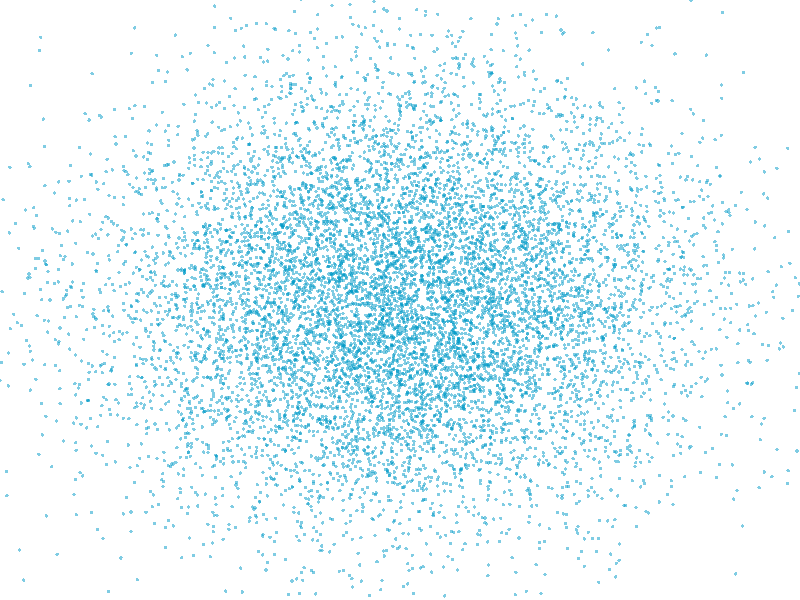
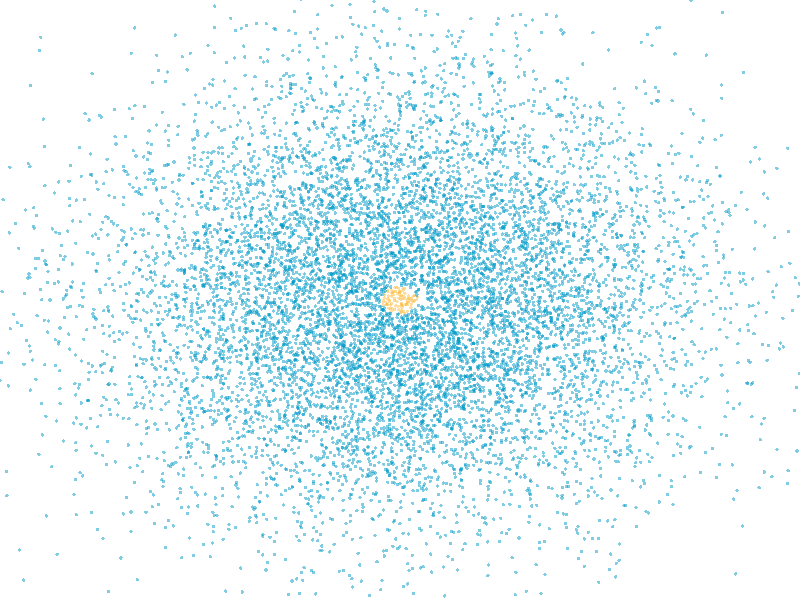
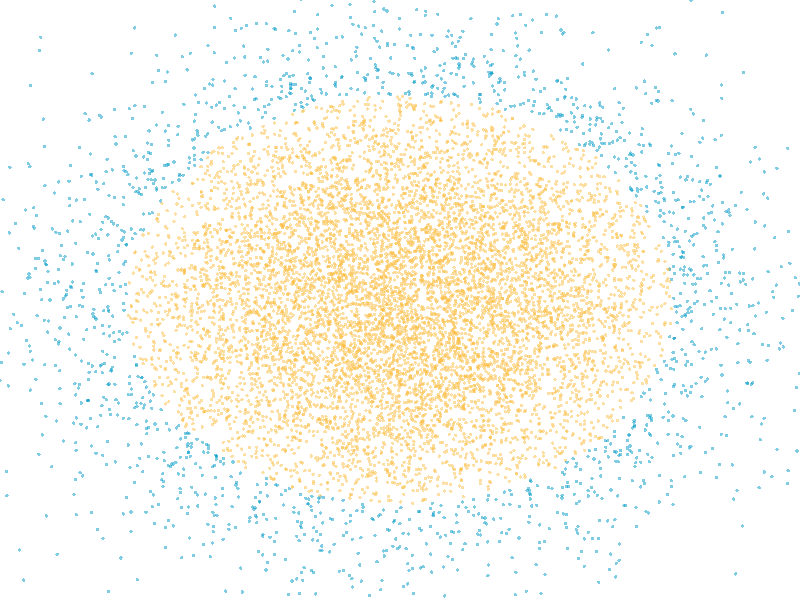
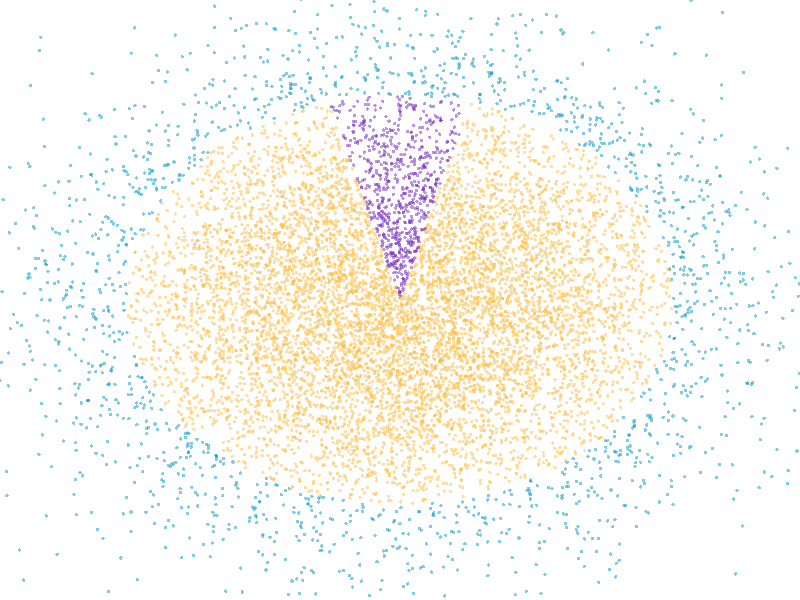
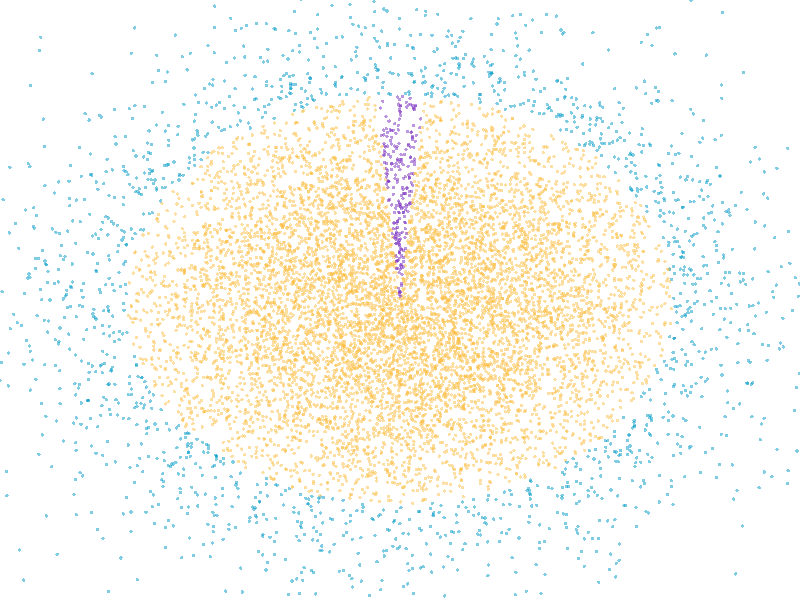
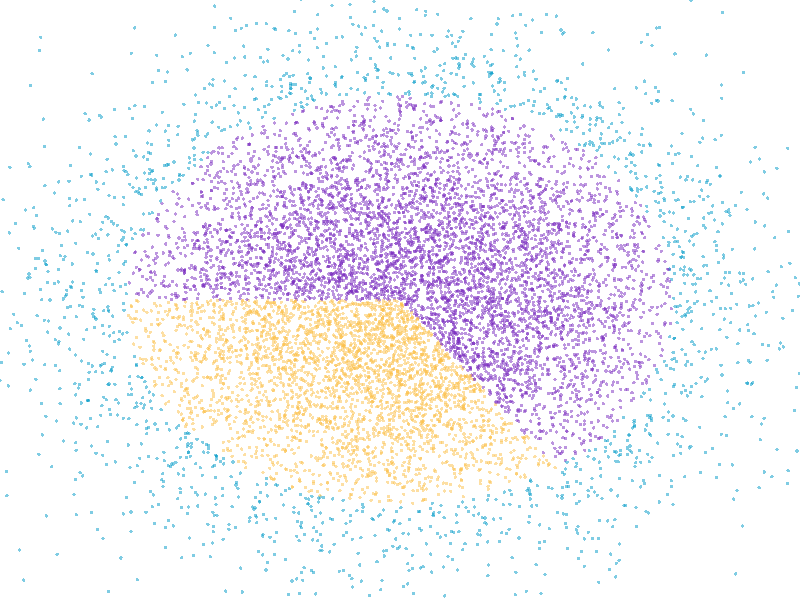
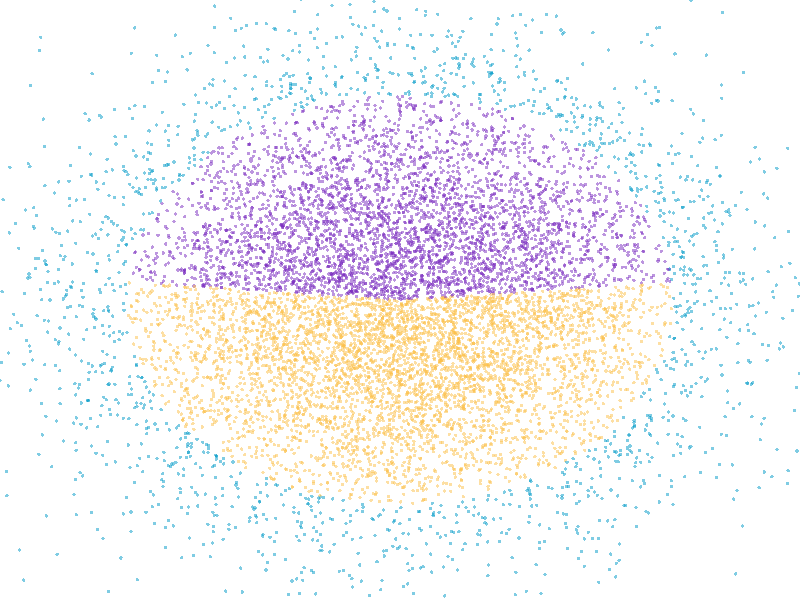
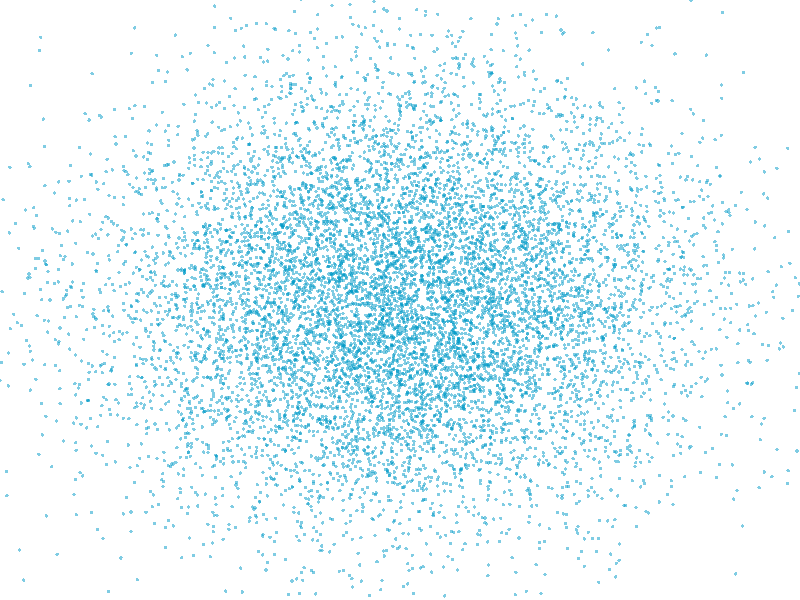

R code for these plots, in order:

library(tidyverse)
library(scales)
library(here)

rand_points <- function(n, mean_x, mean_y, sd_x, group_x) {
  out <- 
    tibble(
      x = rnorm(n, mean = mean_x, sd = sd_x),
      y = rnorm(n, mean = mean_y, sd = sd_x),
      group = rep(group_x, n) %>% as.factor
    )
  
  return(out)
}

dat <- rand_points(10000, 0, 0, .8, 1)

# Define center and radius of the circle
center_x <- 0
center_y <- 0
radius <- 0.1

# Create a new variable for whether each point is within the circle
dat <- dat %>%
  mutate(within_circle = ifelse((x - center_x)^2 + (y - center_y)^2 <= radius^2, "Within circle", "Outside circle"))





# Plot
ggplot(dat, aes(x,y)) +
  geom_point(size = 0.8, alpha = 0.5, pch = 16, colour = "#009AC7") + 
  theme_void() + 
  coord_cartesian(xlim = c(-2,2), ylim = c(-2,2)) +
  theme(
    legend.position = "none"
  )

ggsave(filename = "scatterPlot0.png", path = here("media", "figures"), height = 6, width = 6)


# Plot
ggplot(dat, aes(x,y, colour = within_circle)) +
  geom_point(size = 0.8, alpha = 0.5, pch = 16) + 
  scale_colour_manual(values = c("#009AC7", "#fcbf49")) +
  theme_void() + 
  coord_cartesian(xlim = c(-2,2), ylim = c(-2,2)) +
  theme(
    legend.position = "none"
  )

ggsave(filename = "scatterPlot1.png", path = here("media", "figures"), height = 6, width = 6)



# second version ----------------------------------------------------------

radius <- 1.5

# Create a new variable for whether each point is within the circle
dat <- dat %>%
  mutate(within_circle = ifelse((x - center_x)^2 + (y - center_y)^2 <= radius^2, "Within circle", "Outside circle"))

# Plot
ggplot(dat, aes(x,y, colour = within_circle)) +
  geom_point(size = 0.8, alpha = 0.5, pch = 16) + 
  scale_colour_manual(values = c("#009AC7", "#fcbf49")) +
  theme_void() + 
  coord_cartesian(xlim = c(-2,2), ylim = c(-2,2)) +
  theme(
    legend.position = "none"
  )

ggsave(filename = "scatterPlot2.png", path = here("media", "figures"), height = 6, width = 6)






# testing -----------------------------------------------------------------



radius <- 1.5


# Define start and end angle of the wedge in degrees
start_angle <- 75
end_angle <- 105

# Create a new variable for whether each point is within the circle
dat <- dat %>%
  mutate(within_circle = ifelse((x - center_x)^2 + (y - center_y)^2 <= radius^2, "Within circle", "Outside circle"))

# Create a new variable for whether each point is within the wedge
dat <- dat %>%
  mutate(angle = atan2(y - center_y, x - center_x) * (180 / pi),
         within_wedge = ifelse(within_circle == "Within circle" & angle >= start_angle & angle <= end_angle, 
                               "Within wedge", 
                               "Outside wedge"))

ggplot(dat, aes(x,y, colour = interaction(within_circle, within_wedge))) +
  geom_point(size = 0.8, alpha = 0.5, pch = 16) + 
  scale_colour_manual(values = c("#009AC7", "#fcbf49", "#7b2cbf")) +
  theme_void() + 
  coord_cartesian(xlim = c(-2,2), ylim = c(-2,2)) +
  theme(
    legend.position = "none"
  )

ggsave(filename = "scatterPlot3.png", path = here("media", "figures"), height = 6, width = 6)


# Define start and end angle of the wedge in degrees
start_angle <- 85
end_angle <- 95

# Create a new variable for whether each point is within the circle
dat <- dat %>%
  mutate(within_circle = ifelse((x - center_x)^2 + (y - center_y)^2 <= radius^2, "Within circle", "Outside circle"))

# Create a new variable for whether each point is within the wedge
dat <- dat %>%
  mutate(angle = atan2(y - center_y, x - center_x) * (180 / pi),
         within_wedge = ifelse(within_circle == "Within circle" & angle >= start_angle & angle <= end_angle, 
                               "Within wedge", 
                               "Outside wedge"))

ggplot(dat, aes(x,y, colour = interaction(within_circle, within_wedge))) +
  geom_point(size = 0.8, alpha = 0.5, pch = 16) + 
  scale_colour_manual(values = c("#009AC7", "#fcbf49", "#7b2cbf")) +
  theme_void() + 
  coord_cartesian(xlim = c(-2,2), ylim = c(-2,2)) +
  theme(
    legend.position = "none"
  )

ggsave(filename = "scatterPlot_tight.png", path = here("media", "figures"), height = 6, width = 6)


# Define start and end angle of the wedge in degrees
start_angle <- -55
end_angle <- 265

# Create a new variable for whether each point is within the circle
dat <- dat %>%
  mutate(within_circle = ifelse((x - center_x)^2 + (y - center_y)^2 <= radius^2, "Within circle", "Outside circle"))

# Create a new variable for whether each point is within the wedge
dat <- dat %>%
  mutate(angle = atan2(y - center_y, x - center_x) * (180 / pi),
         within_wedge = ifelse(within_circle == "Within circle" & angle >= start_angle & angle <= end_angle, 
                               "Within wedge", 
                               "Outside wedge"))

ggplot(dat, aes(x,y, colour = interaction(within_circle, within_wedge))) +
  geom_point(size = 0.8, alpha = 0.5, pch = 16) + 
  scale_colour_manual(values = c("#009AC7", "#fcbf49", "#7b2cbf")) +
  theme_void() + 
  coord_cartesian(xlim = c(-2,2), ylim = c(-2,2)) +
  theme(
    legend.position = "none"
  )

ggsave(filename = "scatterPlot_wide.png", path = here("media", "figures"), height = 6, width = 6)







# bigger ------------------------------------------------------------------

start_angle <- 5
end_angle <- 175

# Create a new variable for whether each point is within the circle
dat <- dat %>%
  mutate(within_circle = ifelse((x - center_x)^2 + (y - center_y)^2 <= radius^2, "Within circle", "Outside circle"))

# Create a new variable for whether each point is within the wedge
dat <- dat %>%
  mutate(angle = atan2(y - center_y, x - center_x) * (180 / pi),
         within_wedge = ifelse(within_circle == "Within circle" & angle >= start_angle & angle <= end_angle, 
                               "Within wedge", 
                               "Outside wedge"))

ggplot(dat, aes(x,y, colour = interaction(within_circle, within_wedge))) +
  geom_point(size = 0.8, alpha = 0.5, pch = 16) + 
  scale_colour_manual(values = c("#009AC7", "#fcbf49", "#7b2cbf")) +
  theme_void() + 
  coord_cartesian(xlim = c(-2,2), ylim = c(-2,2)) +
  theme(
    legend.position = "none"
  )

ggsave(filename = "scatterPlot4.png", path = here("media", "figures"), height = 6, width = 6)












